Frame 1 (no input): blank canvas, image omitted
Frame 60 (the mouse pressed at the canvas centre just before this capture): blank canvas, image omitted
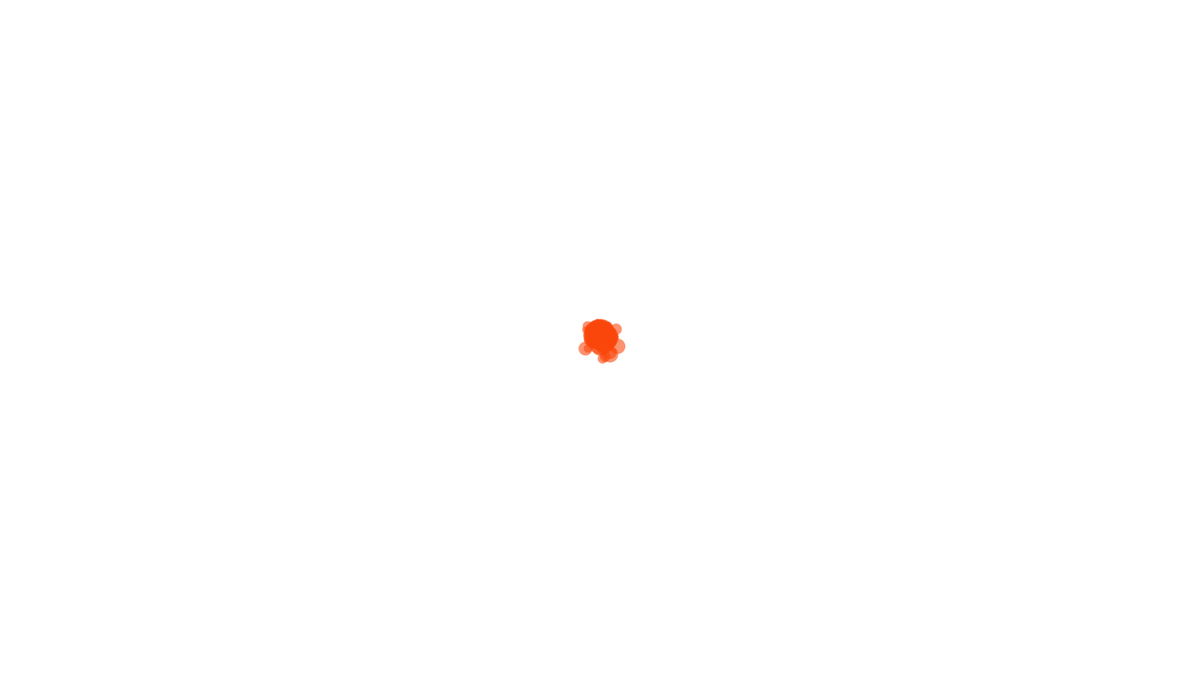
Frame 120 (the mouse held since frame 60 and released just before this capture)

The Processing sketch whose frames 1 and 60 were blank and that drew this single picture after the mouse press (run headless with seeded random() and noise(); from frame 60 on, the mouse is pressed at the canvas centre):

// Processing sketch: randomGuassianDrawing
// ── randomGuassianDrawing.pde
color c = color(250, 70, 10, 150);

void setup() {
  size(1280, 720);
  background(255);
}

void draw() {
  if (mousePressed) {
    float xGaussian = randomGaussian();
    float yGaussian = randomGaussian();
    float x = mouseX+xGaussian*10;
    float y = mouseY+yGaussian*10;
    noStroke();
    fill(c);
    float r = (1-(abs(mouseX-x)/10))*20+(1-(abs(mouseY-y)/10))*20;

    ellipse(x, y, r, r);
  }
}

void mouseReleased() {
  c=color(random(255), random(255), random(255), 150);
}

void keyPressed() {
  if (key==' ')
    background(255);
}
